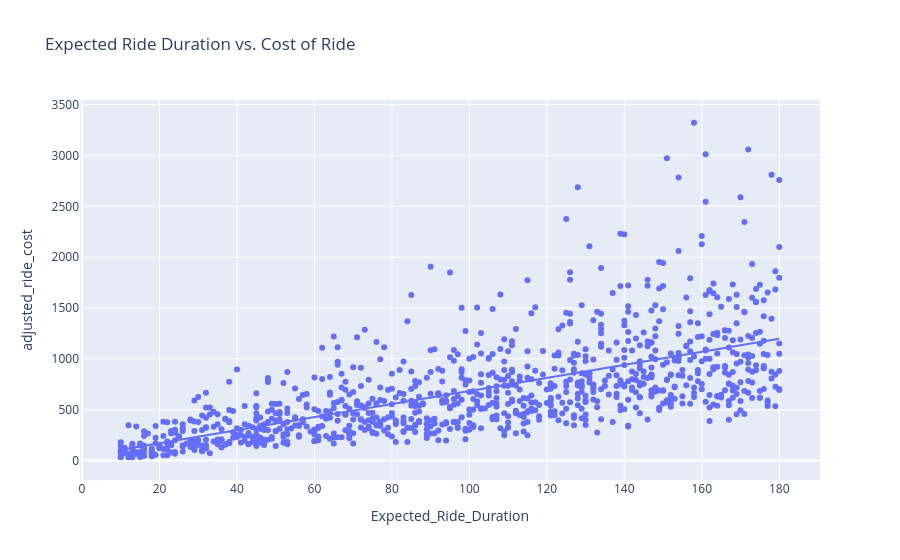

The code cell stored with this chart in its notebook:
### Code cell
fig = px.scatter(data, 
                 x = 'Expected_Ride_Duration',
                 y = 'adjusted_ride_cost',
                 title = 'Expected Ride Duration vs. Cost of Ride',
                 trendline = 'ols')
fig.show()

### Figure 1 — Plotly figure (JSON) as saved in the notebook; plotly's stock layout.template omitted (floating-point values rounded to 4 significant figures; data arrays with more than 128 entries replaced by an {"elided": "..."} marker saying what was removed)
{"data": [{"hovertemplate": "Expected_Ride_Duration=%{x}<br>adjusted_ride_cost=%{y}<extra></extra>", "legendgroup": "", "marker": {"color": "#636efa", "symbol": "circle"}, "mode": "markers", "name": "", "orientation": "v", "showlegend": false, "type": "scatter", "x": {"elided": "1000 int values"}, "xaxis": "x", "y": {"elided": "1000 float values"}, "yaxis": "y"}, {"hovertemplate": "<b>OLS trendline</b><br>adjusted_ride_cost = 6.41066 * Expected_Ride_Duration + 42.715<br>R<sup>2</sup>=0.426517<br><br>Expected_Ride_Duration=%{x}<br>adjusted_ride_cost=%{y} <b>(trend)</b><extra></extra>", "legendgroup": "", "marker": {"color": "#636efa", "symbol": "circle"}, "mode": "lines", "name": "", "showlegend": false, "type": "scatter", "x": {"elided": "1000 int values"}, "xaxis": "x", "y": {"elided": "1000 float values"}, "yaxis": "y"}], "layout": {"legend": {"tracegroupgap": 0}, "title": {"text": "Expected Ride Duration vs. Cost of Ride"}, "xaxis": {"anchor": "y", "domain": [0, 1], "title": {"text": "Expected_Ride_Duration"}}, "yaxis": {"anchor": "x", "domain": [0, 1], "title": {"text": "adjusted_ride_cost"}}}}
